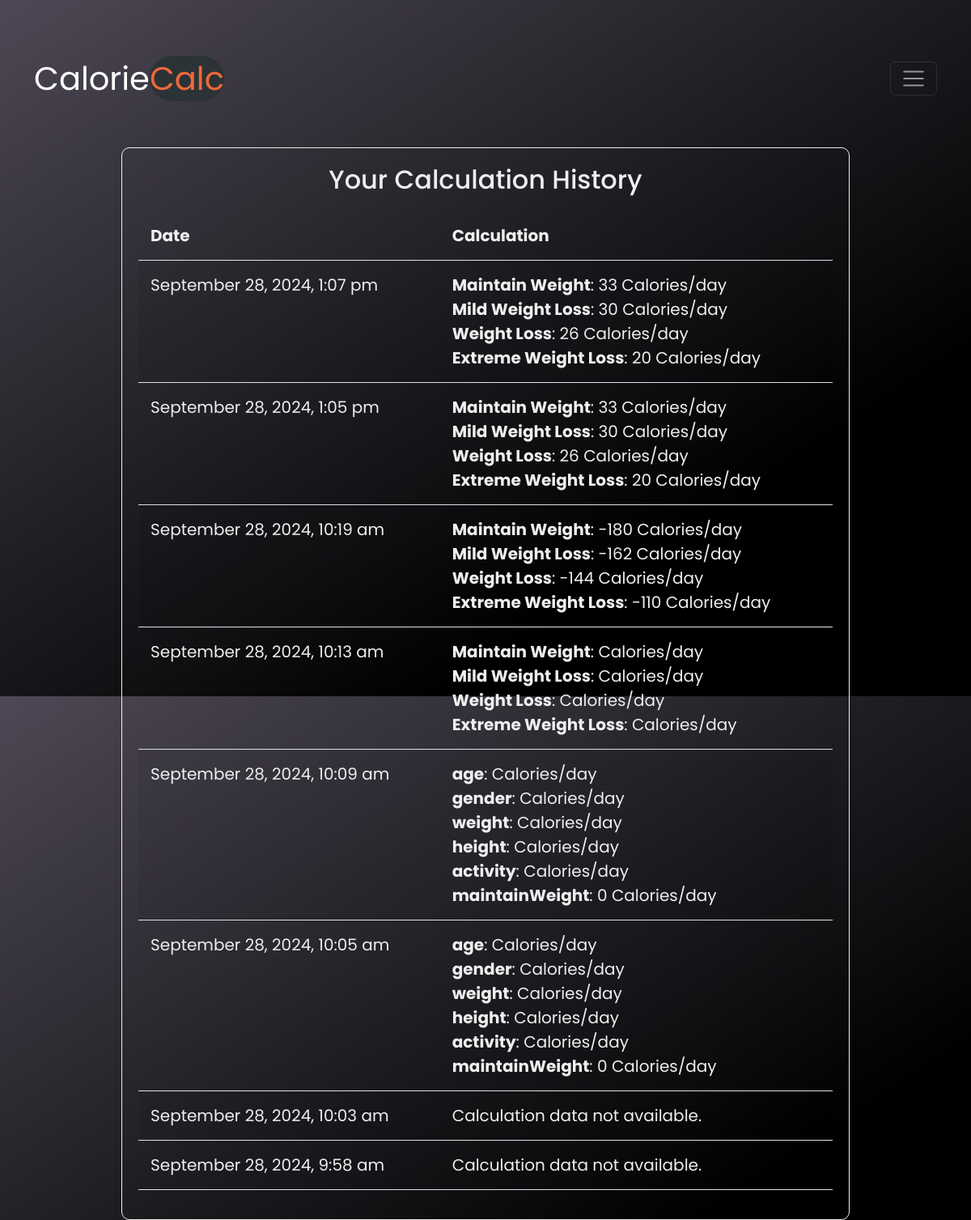
The page /pages/history.php (signed in) on the database its author committed.
### tables this page shows
CREATE TABLE IF NOT EXISTS `calculation_history` (
  `id` int NOT NULL AUTO_INCREMENT,
  `user_id` int NOT NULL,
  `calculation` text NOT NULL,
  `created_at` timestamp NOT NULL DEFAULT CURRENT_TIMESTAMP,
  PRIMARY KEY (`id`),
  KEY `user_id` (`user_id`),
  CONSTRAINT `calculation_history_ibfk_1` FOREIGN KEY (`user_id`) REFERENCES `users` (`id`)
);

### pages/history.php (the view, shortened to what this page needs)
<?php
include '../includes/db_connect.php';
$user_id = $_SESSION['user_id'];
$stmt = $conn->prepare("SELECT calculation, created_at FROM calculation_history WHERE user_id = ? ORDER BY created_at DESC");
$stmt->bind_param("i", $user_id);
$stmt->execute();
$result = $stmt->get_result();
?>
<!DOCTYPE html>
<html lang="en">
<head>
    <link href="https://cdn.jsdelivr.net/npm/bootstrap@5.3.3/dist/css/bootstrap.min.css" rel="stylesheet">
    <link rel="stylesheet" href="../css/history.css">
</head>
<body>
     <nav class="navbar navbar-dark bg-transparent">
        <div class="container">
            <a class="navbar-brand display-1 fw-normal" href="#">Calorie<span class="rounded-pill" style="color: #f1683a; background-color: #2c3336;">Calc</span></a>
            <button class="navbar-toggler shadow-none" type="button" data-bs-toggle="offcanvas" data-bs-target="#offcanvasDarkNavbar" aria-controls="offcanvasDarkNavbar" aria-label="Toggle navigation">
                <span class="navbar-toggler-icon"></span>
            </button>
    </nav>
    <div class="container mt-5">
        <div class="history-container">
            <h2>Your Calculation History</h2>
            <table class="table table-striped history-table">
                <thead>
                    <tr>
                        <th>Date</th>
                        <th>Calculation</th>
                    </tr>
                </thead>
                <tbody>
                    <?php
                    while ($row = $result->fetch_assoc()) {
                        $calculation = json_decode($row['calculation'], true);
                        echo "<tr class='history-item'>";
                        echo "<td>" . date("F j, Y, g:i a", strtotime($row['created_at'])) . "</td>";
                        echo "<td>";
                        if (!empty($calculation)) {
                            foreach ($calculation as $goal => $calories) {
                                echo "<strong>{$goal}</strong>: {$calories} Calories/day<br>";
                            }
                        } else {
                            echo "Calculation data not available.";
                        }
                        echo "</td>";
                        echo "</tr>";
                    }
                    ?>
                </tbody>
            </table>
        </div>
    </div>
</body>
</html>

### css/history.css (style rules this page uses)
body { background-color: #4d4855; background-image: linear-gradient(147deg, #4d4855 0%, #000000 74%); background-size: cover; background-position: center; font-family: 'Poppins', sans-serif; margin: 0; padding: 0; height: 100vh; }
.navbar { margin-top: 60px; }
.navbar-brand { font-size: 40px; filter: blur(20px); opacity: 0; animation: showContent .5s .3s linear 1 forwards; }
.navbar-toggler-icon { width: 2rem; height: 2rem; filter: blur(20px); opacity: 0; animation: showContent .5s .3s linear 1 forwards; }
h2 { color: #eee; text-align: center; }
.history-container { max-width: 900px; margin: 20px auto; padding: 20px; background-color: transparent; border: 1px solid #eee; border-radius: 10px; box-shadow: 0 0 10px rgba(0, 0, 0, 0.1); filter: blur(20px); opacity: 0; animation: showContent .5s .3s linear 1 forwards; }
.history-table { width: 100%; border-collapse: collapse; margin-top: 20px; background-color: transparent; }
.history-table th, .history-table td { padding: 15px; text-align: left; background-color: transparent; color: #eee; font-size: 20px; }
.history-table th { background-color: transparent; }

### rows shown on the page
calculation_history: created_at "September 28, 2024, 1:07 pm", goal "Maintain Weight", calculation "33", goal "Mild Weight Loss", calculation "30", goal "Weight Loss", calculation "26", goal "Extreme Weight Loss", calculation "20"
calculation_history: created_at "September 28, 2024, 1:05 pm", goal "Maintain Weight", calculation "33", goal "Mild Weight Loss", calculation "30", goal "Weight Loss", calculation "26", goal "Extreme Weight Loss", calculation "20"
calculation_history: created_at "September 28, 2024, 10:19 am", goal "Maintain Weight", calculation "-180", goal "Mild Weight Loss", calculation "-162", goal "Weight Loss", calculation "-144", goal "Extreme Weight Loss", calculation "-110"
calculation_history: created_at "September 28, 2024, 10:13 am", goal "Maintain Weight", goal "Mild Weight Loss", goal "Weight Loss", goal "Extreme Weight Loss"
calculation_history: created_at "September 28, 2024, 10:09 am", goal "age", goal "gender", goal "weight", goal "height", goal "activity", goal "maintainWeight", calculation "0"
calculation_history: created_at "September 28, 2024, 10:05 am", goal "age", goal "gender", goal "weight", goal "height", goal "activity", goal "maintainWeight", calculation "0"
calculation_history: created_at "September 28, 2024, 10:03 am", shows "Calculation data not available."
calculation_history: created_at "September 28, 2024, 9:58 am", shows "Calculation data not available."
